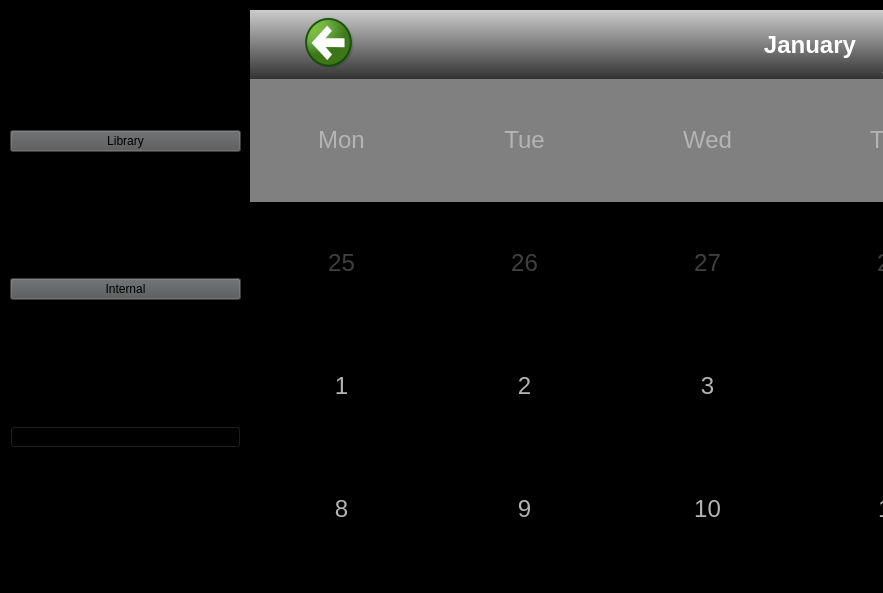
<?xml version="1.0" encoding="UTF-8"?>
<ui version="4.0">
 <class>MainWindow1</class>
 <widget class="QMainWindow" name="MainWindow1">
  <property name="geometry">
   <rect>
    <x>0</x>
    <y>0</y>
    <width>883</width>
    <height>593</height>
   </rect>
  </property>
  <property name="windowTitle">
   <string>MainWindow</string>
  </property>
  <property name="styleSheet">
   <string notr="true">background-color: rgb(0, 0, 0);</string>
  </property>
  <widget class="QWidget" name="centralwidget">
   <property name="minimumSize">
    <size>
     <width>779</width>
     <height>0</height>
    </size>
   </property>
   <widget class="QCalendarWidget" name="calendarWidget">
    <property name="geometry">
     <rect>
      <x>250</x>
      <y>10</y>
      <width>1280</width>
      <height>930</height>
     </rect>
    </property>
    <property name="styleSheet">
     <string notr="true">QCalendarWidget QToolButton {
  	height: 60px;
  	width: 150px;
  	color: white;
  	font-size: 24px;
  	icon-size: 56px, 56px;
  	background-color: qlineargradient(x1:0, y1:0, x2:0, y2:1, stop: 0 #cccccc, stop: 1 #333333);
  }
  QCalendarWidget QMenu {
  	width: 150px;
  	left: 20px;
  	color: white;
  	font-size: 18px;
  	background-color: rgb(100, 100, 100);
  }
  QCalendarWidget QSpinBox { 
  	width: 150px; 
  	font-size:24px; 
  	color: white; 
  	background-color: qlineargradient(x1:0, y1:0, x2:0, y2:1, stop: 0 #cccccc, stop: 1 #333333); 
  	selection-background-color: rgb(136, 136, 136);
  	selection-color: rgb(255, 255, 255);
  }
  QCalendarWidget QSpinBox::up-button { subcontrol-origin: border;  subcontrol-position: top right;  width:65px; }
  QCalendarWidget QSpinBox::down-button {subcontrol-origin: border; subcontrol-position: bottom right;  width:65px;}
  QCalendarWidget QSpinBox::up-arrow { width:56px;  height:56px; }
  QCalendarWidget QSpinBox::down-arrow { width:56px;  height:56px; }
   
  /* header row */
  QCalendarWidget QWidget { alternate-background-color: rgb(128, 128, 128); }
   
  /* normal days */
  QCalendarWidget QAbstractItemView:enabled 
  {
  	font-size:24px;  
  	color: rgb(180, 180, 180);  
  	background-color: black;  
  	selection-background-color: rgb(64, 64, 64); 
  	selection-color: rgb(0, 255, 0); 
  }
   
  /* days in other months */
  /* navigation bar */
QCalendarWidget QWidget#qt_calendar_navigationbar
{ 
  background-color: qlineargradient(x1:0, y1:0, x2:0, y2:1, stop: 0 #cccccc, stop: 1 #333333); 
}

QCalendarWidget QAbstractItemView:disabled 
{ 
color: rgb(64, 64, 64); 
}</string>
    </property>
    <property name="verticalHeaderFormat">
     <enum>QCalendarWidget::NoVerticalHeader</enum>
    </property>
   </widget>
   <widget class="QWidget" name="verticalLayoutWidget">
    <property name="geometry">
     <rect>
      <x>10</x>
      <y>10</y>
      <width>231</width>
      <height>561</height>
     </rect>
    </property>
    <layout class="QVBoxLayout" name="verticalLayout">
     <item>
      <widget class="QPushButton" name="pushButton_2">
       <property name="toolTip">
        <string>&lt;html&gt;&lt;head/&gt;&lt;body&gt;&lt;p&gt;&lt;span style=&quot; font-size:12pt; font-weight:700; color:#ffffff;&quot;&gt;Library&lt;/span&gt;&lt;/p&gt;&lt;/body&gt;&lt;/html&gt;</string>
       </property>
       <property name="autoFillBackground">
        <bool>false</bool>
       </property>
       <property name="styleSheet">
        <string notr="true">background-color: rgb(83, 84, 85);
font: 14pt &quot;Segoe UI&quot;;
font: 11pt &quot;Times New Roman&quot;;</string>
       </property>
       <property name="text">
        <string>Library</string>
       </property>
       <property name="checkable">
        <bool>false</bool>
       </property>
      </widget>
     </item>
     <item>
      <widget class="QPushButton" name="pushButton_3">
       <property name="styleSheet">
        <string notr="true">background-color: rgb(83, 84, 85);
font: 14pt &quot;Segoe UI&quot;;
font: 11pt &quot;Times New Roman&quot;;</string>
       </property>
       <property name="text">
        <string>Internal</string>
       </property>
      </widget>
     </item>
     <item>
      <widget class="QPushButton" name="pushButton">
       <property name="text">
        <string>PushButton</string>
       </property>
      </widget>
     </item>
    </layout>
   </widget>
  </widget>
  <widget class="QStatusBar" name="statusbar"/>
 </widget>
 <resources/>
 <connections/>
</ui>
